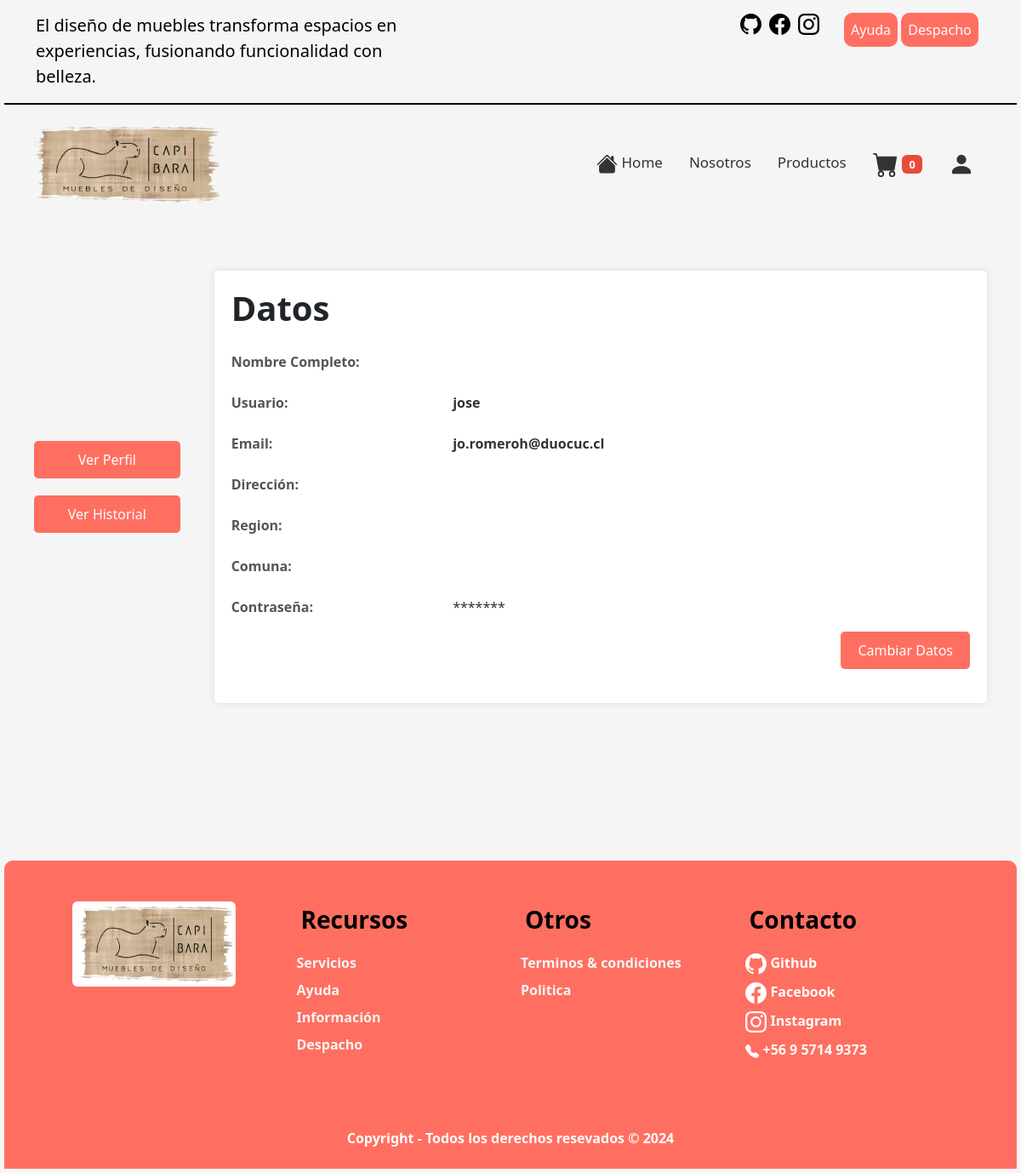
Page /perfil/ (signed in) on the earlier database version.
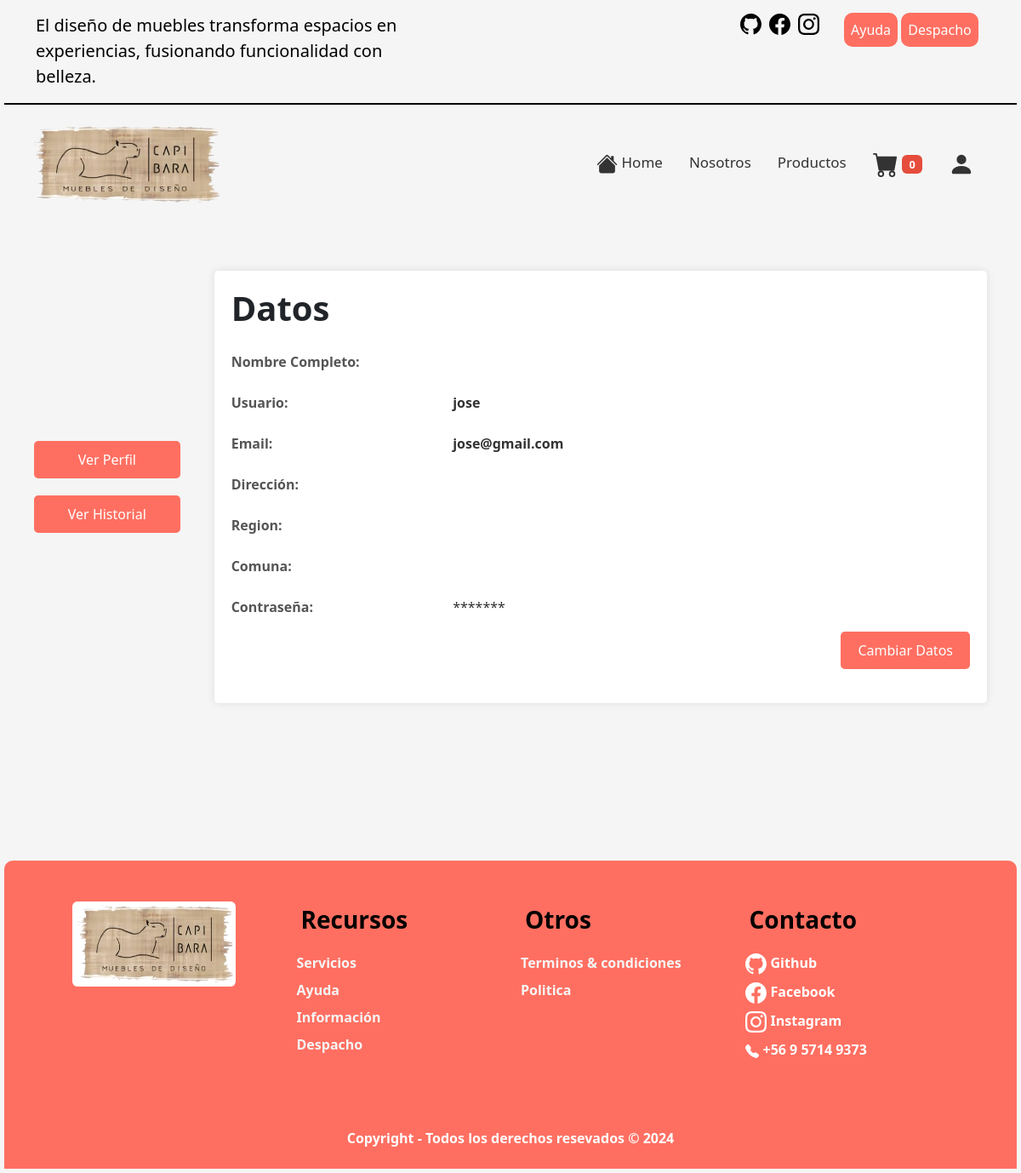
Same page on the later database version.
### apps/capibara/models.py (models this page shows, shortened)
class User(AbstractUser):
    nombre = models.CharField(max_length=50, null=False)
    apellido = models.CharField(max_length=50, null=False)
    username = models.CharField(primary_key=True, max_length=50, null=False)
    email = models.EmailField(max_length=50, null=False, unique=True)
    password = models.CharField(max_length=50, null=False)
    telefono = models.CharField(max_length=12, null=False)
    region = models.CharField(max_length=100, null=False)
    comuna = models.CharField(max_length=100, null=False)
    direccion = models.CharField(max_length=100, null=False)
    subscribed = models.BooleanField(null=False, default=False)
    preference_id = models.CharField(max_length=255, null=True, blank=True)

### apps/capibara/views.py (the view, shortened to what this page needs)
# urls.py: path("perfil/", views.perfil, name="perfil"),
@login_required
def perfil(request):
    context = {}
    user = request.user
    return render(request, "pages/login/perfil.html", context)

### apps/capibara/context_processor.py (called while the page is built)
def carrito_counter(request):
    carrito = request.session.get("carrito", {})
    carrito_count = sum(carrito.values()) if carrito else 0
    return {"carrito_count": carrito_count}

def subtotal_carrito(request):
    subtotal = 0
    carrito = request.session.get("carrito", {})
    for cod_producto, cantidad in carrito.items():
        producto = Producto.objects.get(cod=cod_producto)
        subtotal += producto.precio * cantidad
    iva = subtotal * 0.19
    total_con_iva = subtotal + iva
    return {
        "subtotal_carrito": floatformat(subtotal, 0),
        "iva": floatformat(iva, 0),
        "total_con_iva": floatformat(total_con_iva, 0),
    }

### apps/capibara/templates/pages/login/perfil.html (shortened to what this page needs)
{% extends "base.html" %}
{% load static %}
{% block style %}
<link rel="stylesheet" href="{% static 'css/perfil.css' %}">
{% endblock style %}
{% block nav-activate %}
<li class="nav-item">
    <a class="nav-link" aria-current="page" href="/home"> Home</a>
</li>
<li class="nav-item">
    <a class="nav-link" href="/contacto">Nosotros</a>
</li>
<li class="nav-item">
    <a class="nav-link" href="/productos">Productos</a>
</li>
<li class="nav-item">
    <a class="nav-link" id="cartLink" href="{% url 'carrito' %}">
        <span class="badge cart-counter">{{ carrito_count }}</span>
    </a>
</li>
<li class="nav-item dropdown">
    {% if user.is_authenticated %}
        <a class="nav-link dropdown" role="button"data-bs-toggle="dropdown" aria-expanded="false"><svg xmlns="http://www.w3.org/2000/svg" width="30"
            height="30" fill="currentColor" class="bi bi-person-fill" viewBox="0 0 16 16">
            <path d="M3 14s-1 0-1-1 1-4 6-4 6 3 6 4-1 1-1 1zm5-6a3 3 0 1 0 0-6 3 3 0 0 0 0 6" />
        </svg></a>
        {% endif %}
</li>
{% endblock nav-activate %}
{% block body %}
<div class="contenedor">
    <div class="sidebar">
        <button class="btn-sidebar" data-target="container-infouser">Ver Perfil</button>
        <button class="btn-sidebar" data-target="container-historyuser">Ver Historial</button>
    </div>
    <div class="wrapper">
        <div class="content">
            <main class="container-profile">
                <section class="container-infouser section">
                    <div class="user-info">
                        <h1>Datos</h1>
                        <form method="post" action="{% url 'perfil' %}">
                            <div class="info-row">
                                <label for="nombre" class="col-sm-4 col-form-label">Nombre Completo:</label>
                            </div>
                            <div class="info-row">
                                <label for="nombre" class="col-sm-4 col-form-label">Usuario:</label>
                                <div class="col-sm-8">
                                    <span id="nombre"><strong>{{ user.username }}</strong></span>
                                </div>
                            </div>
                            <div class="info-row">
                                <label for="email" class="col-sm-4 col-form-label">Email:</label>
                                <div class="col-sm-8">
                                    <span id="email"><strong>{{ user.email }}</strong></span>
                                </div>
                            </div>
                            <div class="info-row">
                                <label for="direccion" class="col-sm-4 col-form-label">Dirección:</label>
                            </div>
                            <div class="info-row">
                                <label for="region" class="col-sm-4 col-form-label">Region:</label>
                            </div>
                            <div class="info-row">
                                <label for="comuna" class="col-sm-4 col-form-label">Comuna:</label>
                            </div>
                            <div class="info-row">
                                <label for="password" class="col-sm-4 col-form-label">Contraseña:</label>
                                <div class="col-sm-8">
                                    <span id="password">*******</span>
                                </div>
                            </div>
                            <div class="col-sm-12 button-container">
                                <button type="button" class="btn-edit" id="editBtn">Cambiar Datos</button>
                            </div>
                        </form>
                    </div>
                </section>
            </main>
        </div>
    </div>
</div>
{% endblock body %}

### apps/capibara/templates/base.html (shortened to what this page needs)
{% load static %}
<!DOCTYPE html>
<html lang="en">
<head>
    <link href="https://cdn.jsdelivr.net/npm/bootstrap@5.3.3/dist/css/bootstrap.min.css" rel="stylesheet"
>
    <link rel="stylesheet" href="https://cdn.jsdelivr.net/npm/bootstrap-icons@1.11.3/font/bootstrap-icons.min.css">
    {% block style %}{% endblock style %}
    <link rel="stylesheet" href="{% static 'CSS/base.css' %}">
</head>
<body>
    <header class="hsocial">
        <div class="container">
            <div class="row">
                <div class="col-sm-5">
                    <p class="text-start">El diseño de muebles transforma espacios en experiencias, fusionando
                        funcionalidad con belleza.</p>
                </div>
                <div class="col-sm-5 text-end">
                    <a href="#" class="btn-social"></a>
                    <a href="#" class="btn-social"></i></a>
                    <a href="#" class="btn-social"></a>
                </div>
                <div class="col-sm-2 text-right">
                    <button class="btn-ayuda">Ayuda</button>
                    <button type="button" class="btn-despacho" data-bs-toggle="modal" data-bs-target="#despachoModal">
                        Despacho
                    </button>
                </div>
            </div>
        </div>
    </header>
    <nav class="navbar navbar-expand-lg">
        <div class="container-fluid justify-content-between">
            <a class="navbar-brand" disabled><img class="img-logo" src="{% static 'img/logo.png' %}" alt="Moblum"></a>
            <div class="collapse navbar-collapse justify-content-end" id="navbarNavDropdown">
                <ul class="navbar-nav">
                    {% block nav-activate %}{% endblock nav-activate %}
                </ul>
            </div>
        </div>
    </nav>
    {% block body %}
    {% endblock body %}
    <footer class="custom-footer py-0">
        <div class="container-fluid">
            <div class="row p-5 pb-2 text-black">
                <div class="col-xs-12 col-md-6 col-lg-3">
                    <a class="navbar-brand" disabled><img class="img-logo rounded img-fluid"
                            style="width: 80%; background-color: #fff;" src="{% static "IMG/logo.png" %}" alt="Moblum"></a>
                </div>
                <div class="col-xs-12 col-md-6 col-lg-3">
                    <p class="h3 mb-3 title-footer">Recursos</p>
                    <div class="mb-2">
                        <a class="link-social" href="#">Servicios</a>
                    </div>
                    <div class="mb-2">
                        <a class="link-social" href="#">Ayuda</a>
                    </div>
                    <div class="mb-2">
                        <a class="link-social" href="#">Información</a>
                    </div>
                    <div class="mb-2">
                        <a class="link-social" href="#">Despacho</a>
                    </div>
                </div>
                <div class="col-xs-12 col-md-6 col-lg-3">
                    <p class="h3 mb-3 title-footer">Otros</p>
                    <div class="mb-2">
                        <a class="link-social" href="#">Terminos & condiciones</a>
                    </div>
                    <div class="mb-2">
                        <a class="link-social" href="#">Politica</a>
                    </div>
                </div>
                <div class="col-xs-12 col-md-6 col-lg-3">
                    <p class="h3 mb-3 title-footer">Contacto</p>
                    <div class="mb-2">
                        <a href="#" class="link-social-contact">Github</a>
                    </div>
                    <div class="mb-2">
                        <a href="#" class="link-social-contact">Facebook</a>
                    </div>
                    <div class="mb-2">
                        <a href="#" class="link-social-contact">Instagram</a>
                    </div>
                    <div class="mb-2">
                        <a href="#" class="link-social-contact">+56 9 5714 9373</a>
                    </div>
                </div>
                <div class="col-xs-12 pt-4">
                    <p class="text-white text-center pt-5 ">Copyright - Todos los derechos resevados © 2024 </p>
                </div>
            </div>
        </div>
    </footer>
</body>
</html>

### apps/capibara/static/css/perfil.css (style rules this page uses)
.contenedor { display: flex; padding: 15px; margin-top: 20px; margin-bottom: 150px; }
.user-info :where(h1) { font-weight: bold; margin-bottom: 20px; }
.container-profile { width: 100%; }
.wrapper { width: 100%; display: flex; flex-direction: column; }
.sidebar { display: flex; justify-content: center; width: 250px; color: #fff; padding: 20px; flex-direction: column; }
.sidebar .btn-sidebar { border-radius: 5px; display: block; width: 100%; padding: 10px 0; margin: 10px 0; color: #fff; background: #FF6F61; border: none; cursor: pointer; font-size: 16px; transition: background-color 0.3s ease; -webkit-transition: background-color 0.3s ease; -moz-transition: background-color 0.3s ease; -ms-transition: background-color 0.3s ease; -o-transition: background-color 0.3s ease; }
.content { padding: 20px; width: 100%; }
.container-profile { background: #fff; padding: 20px; border-radius: 5px; box-shadow: 0 0 10px rgba(0, 0, 0, 0.1); }
.section { margin-bottom: 20px; }
.info-row { display: flex; align-items: center; margin-bottom: 10px; }
.info-row label { font-weight: bold; color: #555; }
.info-row .col-sm-4 { width: 30%; }
.info-row .col-sm-8 { width: 70%; }
.info-row span { font-size: 16px; color: #333; }
.button-container { text-align: right; }
.btn-edit { background-color: #FF6F61 !important; color: #fff; border: none; padding: 10px 20px; cursor: pointer; margin-left: 10px; border-radius: 5px; }

### apps/capibara/static/css/base.css (style rules this page uses)
body { background-color: #F5F5F5 !important; margin: 0; padding: 0; padding: 5px; }
.hsocial { border-bottom: 2px solid #000; margin-top: 10px; width: 100% !important; }
.text-start { color: #000; font-size: 20px; font-weight: 400; width: 100%; }
.btn-social :where(svg) { color: #000; justify-content: space-between; margin-right: 5px; }
.btn-ayuda { background-color: #FF6F61 !important; color: #fff; border: none; padding: 8px; border-radius: 10px; -webkit-border-radius: 10px; -moz-border-radius: 10px; -ms-border-radius: 10px; -o-border-radius: 10px; }
.btn-despacho { background-color: #FF6F61 !important; color: #fff; padding: 8px; border: none; border-radius: 10px; -webkit-border-radius: 10px; -moz-border-radius: 10px; -ms-border-radius: 10px; -o-border-radius: 10px; }
.navbar { padding: 15px; }
.img-logo { width: auto; height: 100px; overflow: hidden; }
.nav-item { justify-content: space-between; margin-right: 15px; }
.nav-link { color: #333 !important; font-size: 17px !important; font-weight: 500 !important; padding: 10px; }
.cart-counter { background-color: #e64c3c; }
.custom-footer { background-color: #ff6f61; color: #fff; font-weight: 900; padding: 20px; display: flex; justify-content: space-between; align-items: center; border-radius: 10px 10px 0 0; -webkit-border-radius: 10px 10px 0 0; -moz-border-radius: 10px 10px 0 0; -ms-border-radius: 10px 10px 0 0; -o-border-radius: 10px 10px 0 0; }
.title-footer { padding: 5px; font-weight: 900; }
.link-social { color: #F5F5F5; text-decoration: none; }
.link-social-contact { color: #fff; text-decoration: none; }
.link-social-contact :where(svg) { margin-right: 5px; }

Differences in the rows shown:
changed User "jose": email "jo.romeroh@duocuc.cl" → "jose@gmail.com"
